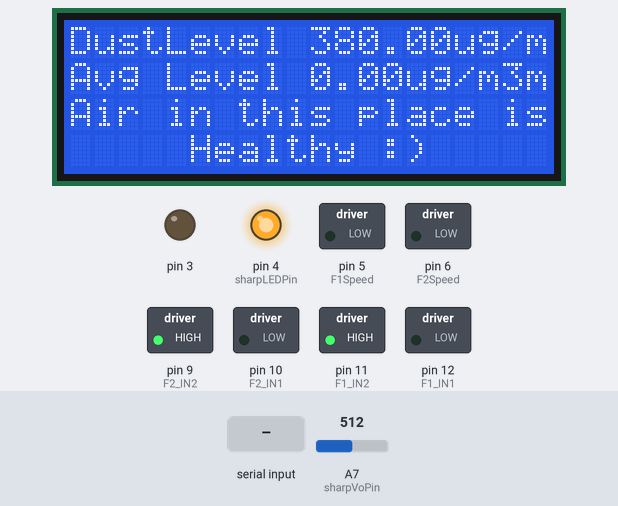
This sketch was run on a simulated Arduino Nano, built with avr-gcc and run on an emulated ATmega328P. Parts: 20×4 character LCD, switched loads named in the sketch (green lamp = pin HIGH), output pins drawn as LEDs (lit = HIGH). Inputs (shaded band) come from the test bench; at power-on: A7 (sharpVoPin) = 512. What the sketch prints to the serial monitor is not drawn.

Above: at 6.3 s.
6.4 s: "M" received over Serial
At 8.6 s:
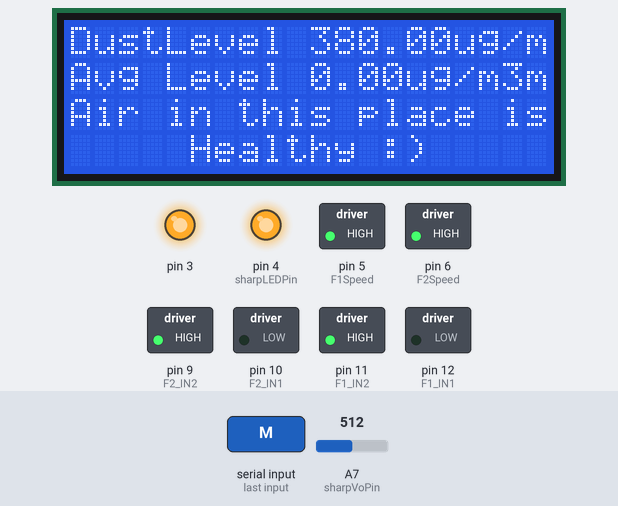
8.9 s: byte 73 ('I') received over Serial
At 10.7 s:
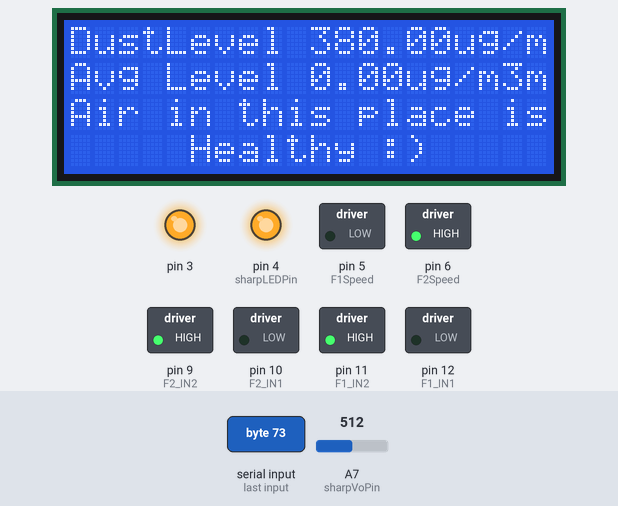
11.0 s: byte 80 ('P') received over Serial
At 12.9 s:
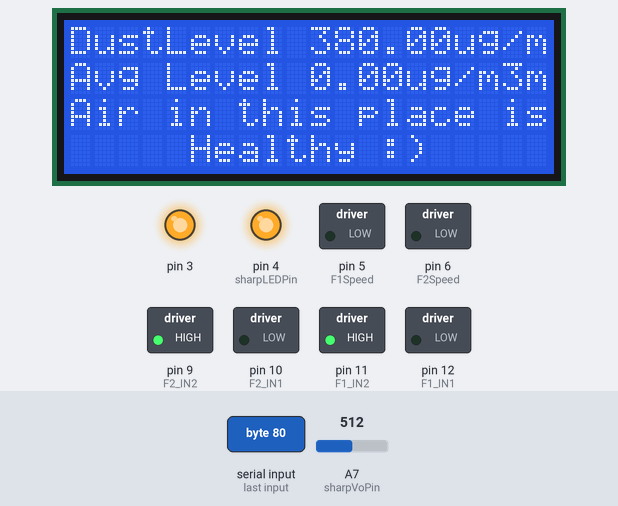
13.2 s: "Q" received over Serial
At 15.0 s:
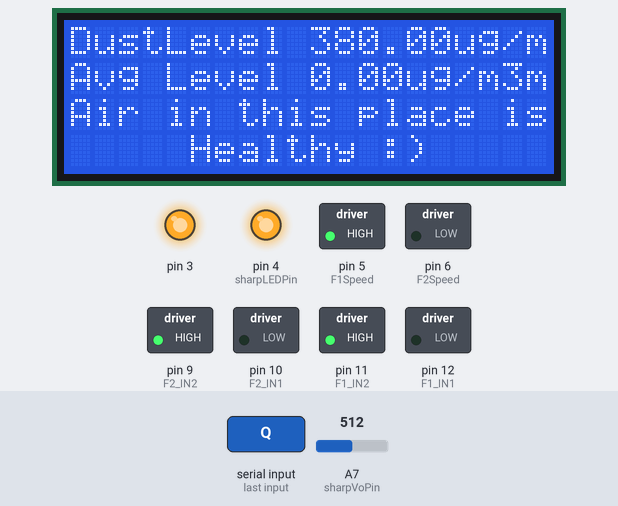
15.4 s: byte 70 ('F') received over Serial
At 17.1 s:
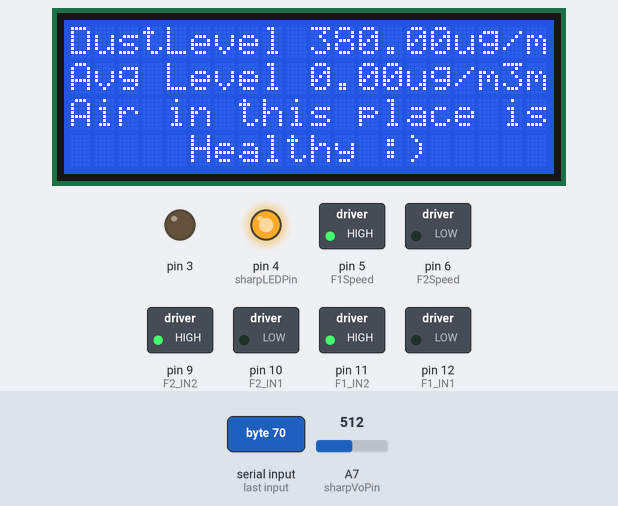
17.6 s: byte 79 ('O') received over Serial
At 19.2 s:
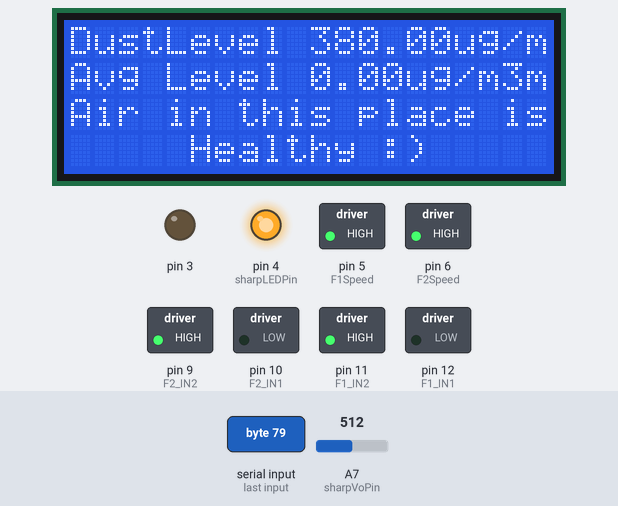
Timing chart, 0 to 20.7 s (numbered marks = the images above; inputs shaded):
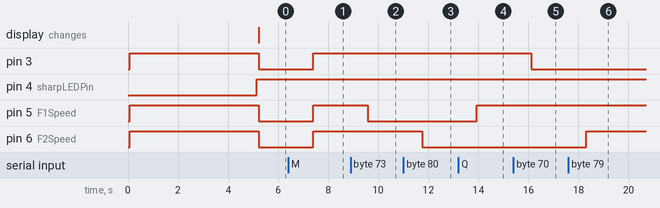

Measured:
- after the input at 6.4 s, pin 3, pin 5 (F1Speed), pin 6 (F2Speed): LOW → HIGH after 1.0 s
- after the input at 8.9 s, pin 5 (F1Speed): HIGH → LOW after 0.69 s
- after the input at 11.0 s, pin 6 (F2Speed): HIGH → LOW after 0.77 s
- after the input at 13.2 s, pin 5 (F1Speed): LOW → HIGH after 0.75 s
- after the input at 15.4 s, pin 3: HIGH → LOW after 0.72 s
- after the input at 17.6 s, pin 6 (F2Speed): LOW → HIGH after 0.70 s

The sketch:

Masrur_Saqib_Final_Code.ino
```cpp
//------------------ CODE FOR DUST SENSOR STARTS -----------------------------------------------------
#define USE_AVG

const int sharpLEDPin = 4;
const int sharpVoPin = A7;

String health;
int Saqib = 0;
static float Voc = 0.6;
const float K = 0.5;
float dustDensity;
float avarageDensity = 0;
float avgDensityTotal = 0;
void printFValue() {
  Serial.print(dustDensity);
  Serial.print(" ug/m3");
  Serial.print("\n\n");
  Serial.print(avarageDensity);
  Serial.print(" ug/m3");
  Serial.print("\n\n");
  Serial.print(health);
  Serial.print("\n\n");
}

void DustSensor(){

  digitalWrite(sharpLEDPin, LOW);
  delayMicroseconds(280);
  int VoRaw = analogRead(sharpVoPin);
  digitalWrite(sharpLEDPin, HIGH);
  delayMicroseconds(9620);

  float Vo = VoRaw;
  Vo = Vo / 1024.0 * 5.0;
  float dV = Vo - Voc;
  if ( dV < 0 ) {
    dV = 0;
    Voc = Vo;
  }
  dustDensity = dV / K * 100.0;


  printFValue();
  Serial.println("");

}

//------------------ CODE FOR DUST SENSOR ENDS -----------------------------------------------------

//------------------ CODE FOR MODE CHANGING STARTS ---------------------------------------------------

void All_ON(){
    Fan2Start();
    Fan1Start();
    lcdlightON();
    //digitalWrite(, LOW);
}

void All_OFF(){
    Fan1Stop();
    Fan2Stop();
    lcdlightOFF();
    //digitalWrite(, HIGH);
}

int MODE = 1;

void MODE_CONTROL(){
  if(MODE == 1){
    if(avarageDensity < 5){
      All_OFF();
      //digitalWrite(, LOW);
    }
    else{
      All_ON();
    }
  }
}

//------------------ CODE FOR MODE CHANGING ENDS ---------------------------------------------------


//------------------ CODE FOR BLUETOOTH STARTS -----------------------------------------------------
char rBlu;
void Bluetooth(){

  rBlu = Serial.read();

  if(rBlu == 'A'){
    All_ON();
    MODE = 1;
  }
  if(rBlu == 'S'){
    All_OFF();
    MODE = 0;
  }
  if(rBlu == 'M'){
    All_ON();
    MODE = 0;
  }
  if(rBlu == 'Q'){
    Fan1High();
    MODE = 0;
  }
  if(rBlu == 'W'){
    Fan1Mid();
    MODE = 0;
  }
  if(rBlu == 'E'){
    Fan1Low();
    MODE = 0;
  }
  if(rBlu == 'R'){
    Fan2High();
    MODE = 0;
  }
  if(rBlu == 'T'){
    Fan2Mid();
    MODE = 0;
  }
  if(rBlu == 'Y'){
    Fan2Low();
    MODE = 0;
  }
  if(rBlu == 'U'){
    Fan1Start();
    MODE = 0;
  }
  if(rBlu == 'I'){
    Fan1Stop();
    MODE = 0;
  }
  if(rBlu == 'O'){
    Fan2Start();
    MODE = 0;
  }
  if(rBlu == 'P'){
    Fan2Stop();
    MODE = 0;
  }
  if(rBlu == 'D'){
    lcdlightON();
    MODE = 0;
  }
  if(rBlu == 'F'){
    lcdlightOFF();
    MODE = 0;
  }
}

//------------------ CODE FOR BLUETOOTH ENDS -----------------------------------------------------


//------------------ CODE FOR MOTOR DRIVER STARTS -----------------------------------------------------

int F1Speed = 5;
int F2Speed = 6;
int F1_IN1 = 12;
int F1_IN2 = 11;
int F2_IN1 = 10;
int F2_IN2 = 9;
int FanON = 255;
int FanOff = 0;
int HighSpd = 255;
int MidSpd = 230;
int LowSpd = 85;

void Fan1Start(){
  analogWrite(F1Speed,FanON);
  digitalWrite(F1_IN1, LOW);
  digitalWrite(F1_IN2, HIGH);
}

void Fan2Start(){
  analogWrite(F2Speed,FanON);
  digitalWrite(F2_IN1, LOW);
  digitalWrite(F2_IN2, HIGH);
}
void Fan1High(){
  analogWrite(F1Speed,HighSpd);
  digitalWrite(F1_IN1, LOW);
  digitalWrite(F1_IN2, HIGH);
}

void Fan2High(){
  analogWrite(F2Speed,HighSpd);
  digitalWrite(F2_IN1, LOW);
  digitalWrite(F2_IN2, HIGH);
}
void Fan1Mid(){
  analogWrite(F1Speed,MidSpd);
  digitalWrite(F1_IN1, LOW);
  digitalWrite(F1_IN2, HIGH);
}

void Fan2Mid(){
  analogWrite(F2Speed,MidSpd);
  digitalWrite(F2_IN1, LOW);
  digitalWrite(F2_IN2, HIGH);
}
void Fan1Low(){
  analogWrite(F1Speed,LowSpd);
  digitalWrite(F1_IN1, LOW);
  digitalWrite(F1_IN2, HIGH);
}

void Fan2Low(){
  analogWrite(F2Speed,LowSpd);
  digitalWrite(F2_IN1, LOW);
  digitalWrite(F2_IN2, HIGH);
}

void Fan1Stop(){
    analogWrite(F1Speed,0);
}

void Fan2Stop(){
    analogWrite(F2Speed,0);
}


//------------------ CODE FOR MOTOR DRIVER ENDS -----------------------------------------------------

//------------------ CODE FOR LCD STARTS -----------------------------------------------------

#include<Wire.h>
#include<LiquidCrystal_I2C.h>

LiquidCrystal_I2C lcd(0x3F, 2, 1, 0, 4, 5, 6, 7, 3, POSITIVE);

int k = 0;

void printLcdValue(String text, float value, String units, bool isLast = false) {
  lcd.print(text);
  lcd.print(value);
  lcd.print(units);
}

void welcome(){
  lcd.setCursor(0,0);
  lcd.print("---------!!---------");
  lcd.setCursor(0,1);
  lcd.print("HEY!! Greetings from");
  lcd.setCursor(0,2);
  lcd.print("    SAQIB GIZAN!    ");
  lcd.setCursor(0,3);
  lcd.print("---------!!---------");
}

void Lcd(){
    lcd.setCursor(0,0);
    printLcdValue("DustLevel ", dustDensity, "ug/m3 ", true);
    lcd.setCursor(0,1);
    printLcdValue("Avg Level ", avarageDensity, "ug/m3", true);
    lcd.setCursor(0,2);
    lcd.print("Air in this place is");
    lcd.setCursor(0,3);
    lcd.print(health);

}

void lcdlightON(){
  digitalWrite(3,2);
}
void lcdlightOFF(){
  digitalWrite(3,LOW);
}

//------------------ CODE FOR LCD ENDS -----------------------------------------------------

//------------------ CODE FOR HEALTH ISSUE ENDS -----------------------------------------------------

void Health(){
  if(avarageDensity < 10){
   health = "     Healthy :)     ";
  }
  else if(avarageDensity < 30){
    health = "     Modarate :|     ";
  }
  else if(avarageDensity < 50){
    health = "    Sensitive :(    ";
  }
  else if(avarageDensity < 145){
    health = "    Unhealthy :'(   ";
  }
  else if(avarageDensity < 245){
    health = "   Very Unhealthy   ";
  }
  else{
    health = "    Hazardous x_x   ";
  }
}

//------------------ CODE FOR HEALTH ISSUE ENDS -----------------------------------------------------


void setup() {

  pinMode(sharpLEDPin, OUTPUT);
  Serial.begin(9600);
  pinMode(F1Speed,OUTPUT);
  pinMode(F2Speed,OUTPUT);
  pinMode(F1_IN1,OUTPUT);
  pinMode(F1_IN2,OUTPUT);
  pinMode(F2_IN1,OUTPUT);
  pinMode(F2_IN2,OUTPUT);
  pinMode(2,INPUT);
  pinMode(3, OUTPUT);
  lcd.begin(20,4);
  All_ON();
  welcome();
  delay(5000);
}

void loop() {
  DustSensor();
  Health();
  Lcd();
  Bluetooth();
  MODE_CONTROL();
  delay(1000);
}
```
